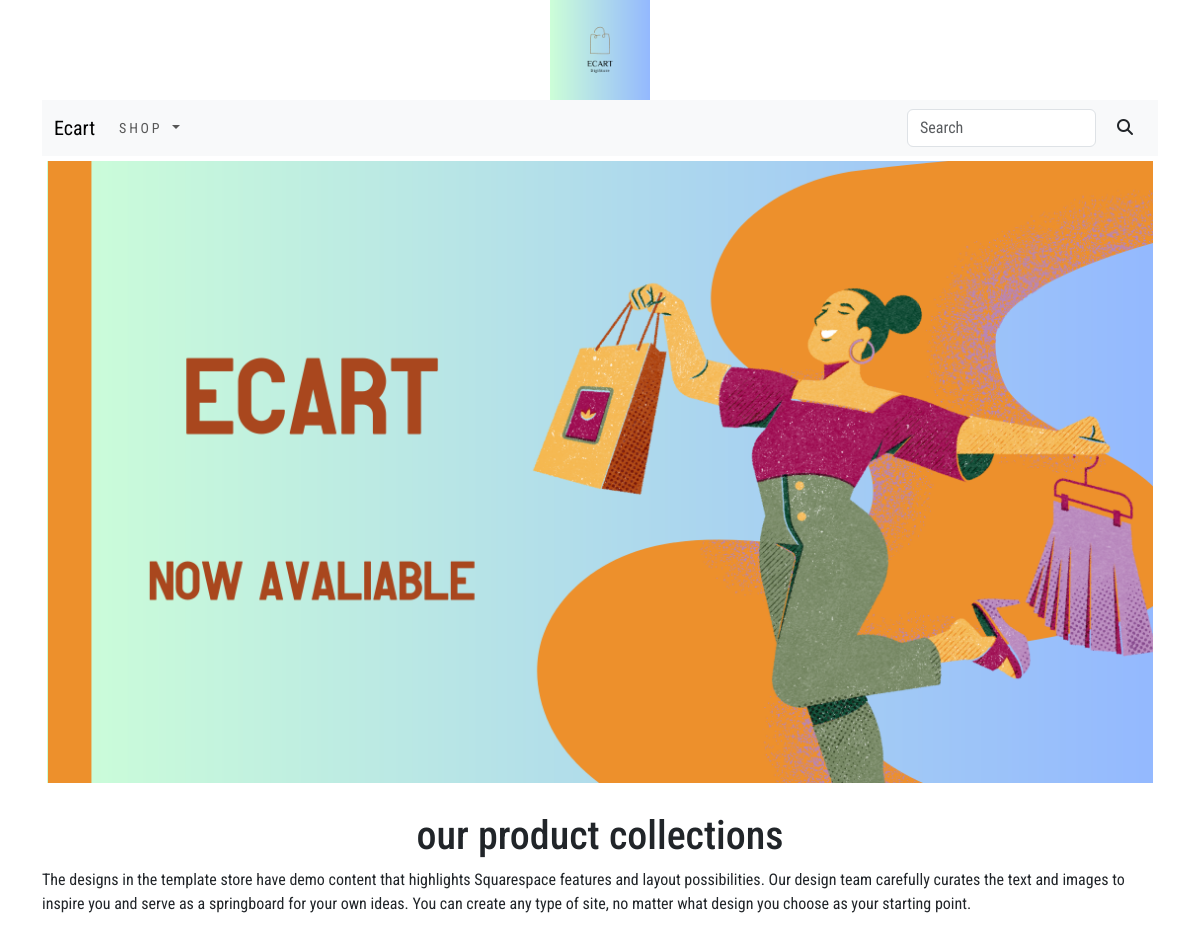
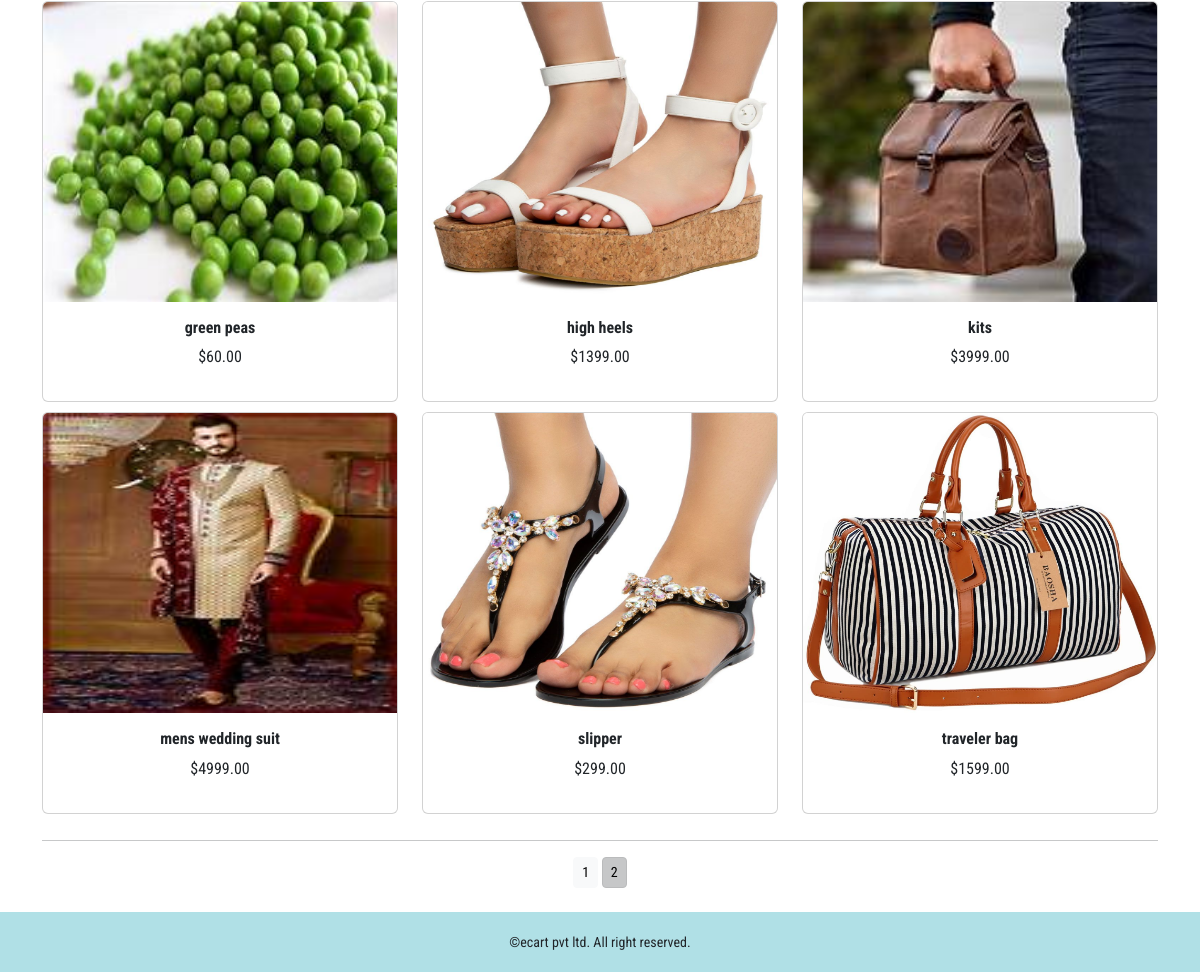
Screenshot of /ecart?page=2 with the database file from the repository (2 pictures, top to bottom).
### ecartapp/models.py (models this page shows, shortened)
class Product(models.Model):
    name=models.CharField(max_length=250,unique=True)
    slug=models.SlugField(max_length=250,unique=True)
    description =models.TextField(blank=True)
    price=models.DecimalField(max_digits=10,decimal_places=2)
    category = models.ForeignKey(Category,on_delete=models.CASCADE)
    image = models.ImageField(upload_to='product',blank=True)
    stock=models.IntegerField()
    available=models.BooleanField(default=True)
    created=models.DateTimeField(auto_now_add=True)
    updated=models.DateTimeField(auto_now=True)
    class Meta:
        ordering = ('name',)
        verbose_name = 'product'
        verbose_name_plural = 'products'
    def get_url(self):
        return reverse('ecartapp:get_product_details', kwargs={"c_slug": self.category.slug,"p_slug":self.slug})

### ecartapp/views.py (the view)
# urls.py: path('', views.allProdCat,name='allProdCat'),
def allProdCat(request,c_slug=None):
    c_page = None
    products_list=None
    if c_slug!=None:
        c_page = get_object_or_404(Category,slug=c_slug)
        products_list=Product.objects.all().filter(category=c_page,available=True)
    else:
        products_list=Product.objects.all().filter(available=True)
    paginator = Paginator(products_list,6)
    try:
        page = int(request.GET.get('page','1'))
    except:
        page=1
    try:
        products = paginator.page(page)
    except (EmptyPage,InvalidPage):
        products = paginator.page(paginator.num_pages)
    return render(request,'category.html',{"category":c_page,"products":products})

### cartapp/context_processors.py (called while the page is built)
def counter(request):
    item_count = 0
    if 'admin'in request.path:
        return {}
    else:
        try:
            cart=Cart.objects.filter(cart_id=_cart_id(request))
            cart_items=CartItem.objects.all().filter(cart=cart[:1])
            for cart_item in cart_items:
                item_count += cart_item.quantity
        except Cart.DoesNotExist:
            item_count = 0
    return dict(item_count=item_count)

### cartapp/views.py (called while the page is built)
def _cart_id(request):
    cart = request.session.session_key
    if not cart:
        cart = request.session.create()
    return cart

### ecartapp/context_processors.py (called while the page is built)
def menu_links(request):
    links=Category.objects.all()
    return dict(links=links)

### ecartapp/models.py (called while the page is built)
    def get_url(self):
        return reverse('ecartapp:Products_of_Category',kwargs={"c_slug": self.slug})

### templates/category.html (shortened to what this page needs)
{% extends 'base.html' %}
{% load static %}
{% block content %}
    <div class="mx_auto">
      {% if category %}
        <img class="my_image" src="{{category.image.url}}" alt="{{category.name}}">
  </div>
  <br>
  <div>
      <h1 class="text-center my_title">{{category.name}}</h1>
      <p class="text-justify">{{category.description}}</p>
  </div>
      {% else %}
  <div>
        <img class="my_image my_image_padding" src="{% static 'img/banner.png'%}" alt="our products" width="1110" height="500" ></div>
  </div>
  <br>
<div>
  <h1 class="text-center my-title">our product collections</h1>
  <p class="text-justify">The designs in the template store have demo content that highlights Squarespace features and layout possibilities. Our design team carefully curates the text and images to inspire you and serve as a springboard for your own ideas. You can create any type of site, no matter what design you choose as your starting point.</p>
</div>
      {% endif %}
<div class="condainer">
  <div class="row mx_auto">
    {% for product in products.object_list %}
      <div class="my_bottom_margin col-9 col-sm-12 col-md-4 xol-lg-4">
        <div class="card text-center" style="min-width: 18rem;">
          <a href="{{product.get_url}}">
            {% if product.image %}
            <img class="card-img-top my_image" src="{{product.image.url}}" alt="{{product.name}}" style="height:300px;">
            {% endif %}
          </a>
          <div class="card-body" >
            <h6><b>{{product.name}}</b></h6>
            <p>${{product.price}}</p>
          </div>
        </div>
      </div>
    {% endfor%}
    </div>
    <div class="mx_auto">
       {% if products.paginator.num_pages > 1 %}
      <hr/>
      <div class="text-center">
        {% for pg in products.paginator.page_range %}
        <a href="?page={{pg}}" class="btn btn-light btn-sm {% if products.number == pg %} active {% endif %}">{{pg}}</a>
        {% endfor %}
      </div>
      {% endif %}
    </div>
    <br>
  </div>
{% endblock %}

### static/css/custom.css (style rules this page uses)
body { font-family: 'Roboto Condensed', sans-serif; }
.my_image { width : 100%; height:auto; }
.my_image_padding { padding:5px; }
.my_bottom_margin { margin-bottom : 10px; }

### rows the page displays
Product: image (picture), name "green peas", price "60.00"
Product: image (picture), name "high heels", price "1399.00"
Product: image (picture), name "kits", price "3999.00"
Product: image (picture), name "mens wedding suit", price "4999.00"
Product: image (picture), name "slipper", price "299.00"
Product: image (picture), name "traveler bag", price "1599.00"

### other values shown
{{ pg }} "1" "2"
